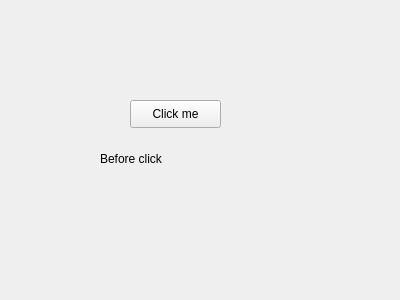
<?xml version="1.0" encoding="UTF-8"?>
<ui version="4.0">
 <class>Form</class>
 <widget class="QWidget" name="Form">
  <property name="geometry">
   <rect>
    <x>0</x>
    <y>0</y>
    <width>400</width>
    <height>300</height>
   </rect>
  </property>
  <property name="windowTitle">
   <string>My Program</string>
  </property>
  <widget class="QPushButton" name="pushButton">
   <property name="geometry">
    <rect>
     <x>130</x>
     <y>100</y>
     <width>91</width>
     <height>28</height>
    </rect>
   </property>
   <property name="toolTip">
    <string>This is a button.</string>
   </property>
   <property name="text">
    <string>Click me</string>
   </property>
  </widget>
  <widget class="QLabel" name="label">
   <property name="geometry">
    <rect>
     <x>100</x>
     <y>150</y>
     <width>111</width>
     <height>18</height>
    </rect>
   </property>
   <property name="toolTip">
    <string>This is a label.</string>
   </property>
   <property name="text">
    <string>Before click</string>
   </property>
  </widget>
 </widget>
 <resources/>
 <connections/>
</ui>
